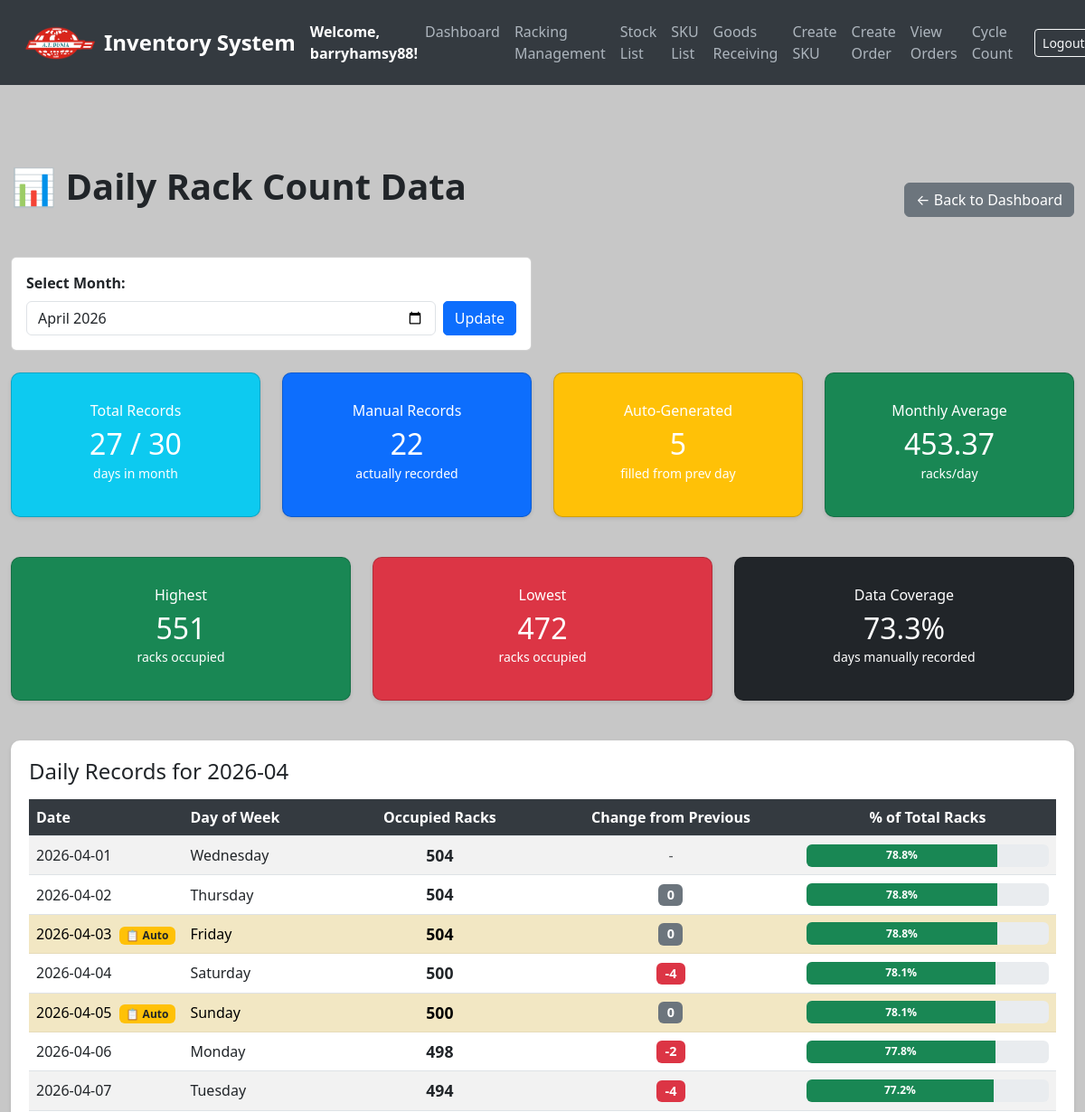
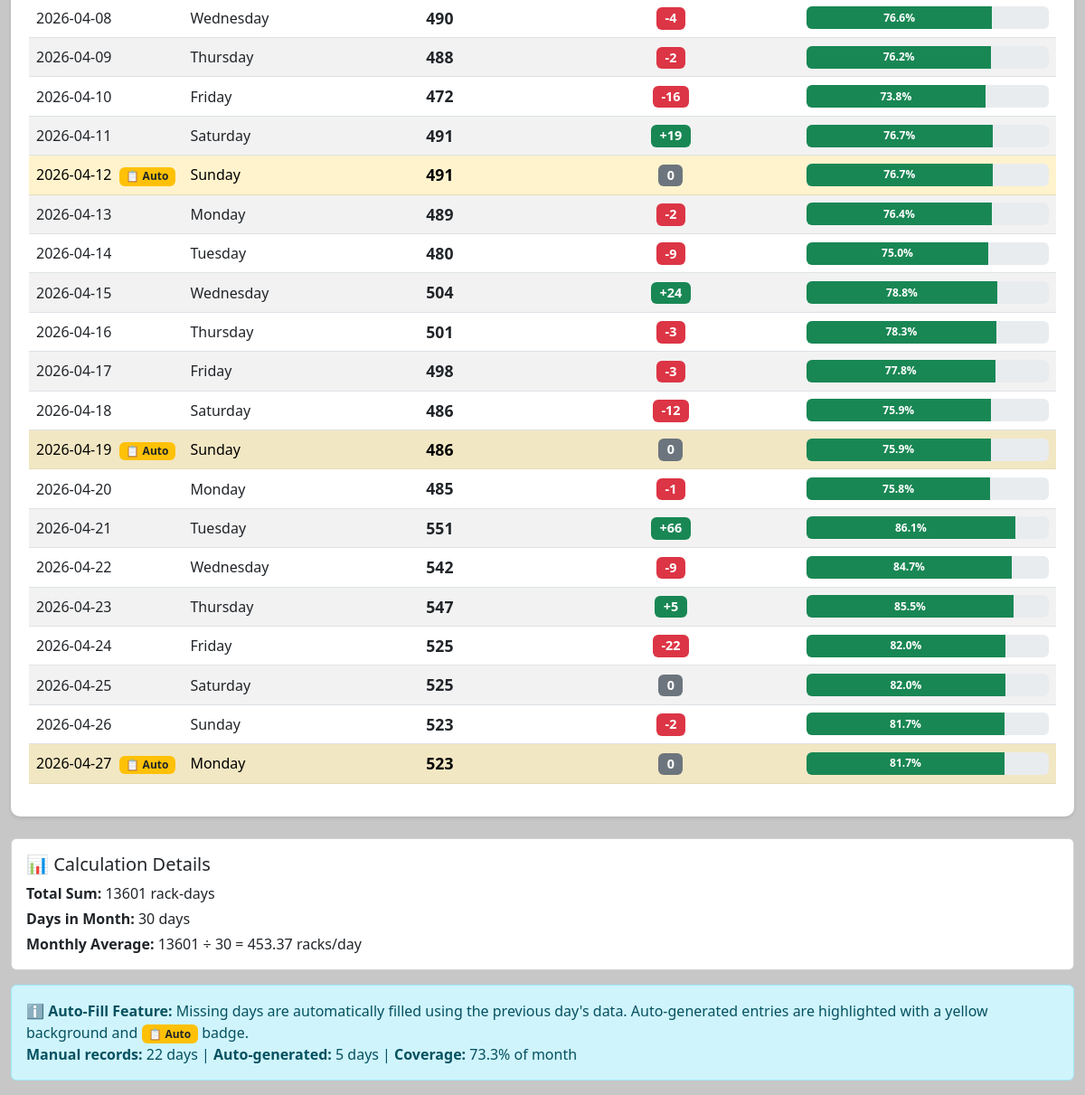
The app's page /daily-rack-count (signed in) with its own data (2 pictures, top to bottom).
### models.py (models this page shows, shortened)
class User(UserMixin, db.Model):
    __tablename__ = 'users'
    id = db.Column(db.Integer, primary_key=True)
    username = db.Column(db.String(80), unique=True, nullable=False)
    email = db.Column(db.String(120), unique=True, nullable=False)
    password = db.Column(db.String(200), nullable=False)  # Store hashed passwords
    date_created = db.Column(db.DateTime, default=get_local_time)
    last_login = db.Column(db.DateTime, nullable=True)
    is_active = db.Column(db.Boolean, default=True)  # For account activation/deactivation
    is_approved = db.Column(db.Boolean, default=False)
    is_admin = db.Column(db.Boolean, default=False)

class DailyRackCount(db.Model):
    id = db.Column(db.Integer, primary_key=True)
    date = db.Column(db.Date, unique=True, nullable=False, default=date.today)
    occupied_racks = db.Column(db.Integer, nullable=False)

### app.py (the view, shortened to what this page needs)
@app.route('/daily-rack-count')
@login_required
def daily_rack_count():
    from datetime import timedelta
    import pytz
    selected_month_str = request.args.get('month', default=None)
    if selected_month_str:
        try:
            selected_month = datetime.strptime(selected_month_str, '%Y-%m')
        except ValueError:
            selected_month = datetime.now()
    else:
        selected_month = datetime.now()
    days_in_month = monthrange(selected_month.year, selected_month.month)[1]
    today = datetime.now(pytz.timezone('Asia/Kuala_Lumpur')).date()
    daily_rack_counts = (
        db.session.query(DailyRackCount)
        .filter(extract('month', DailyRackCount.date) == selected_month.month)
        .filter(extract('year', DailyRackCount.date) == selected_month.year)
        .order_by(DailyRackCount.date.asc())  # Oldest first
        .all()
    )
    existing_data = {}
    for record in daily_rack_counts:
        existing_data[record.date] = {
            'date': record.date,
            'occupied_racks': record.occupied_racks,
            'is_auto_generated': False
        }
    complete_records = []
    first_day = datetime(selected_month.year, selected_month.month, 1).date()
    last_day = datetime(selected_month.year, selected_month.month, days_in_month).date()
    if last_day > today:
        last_day = today
    current_date = first_day
    previous_value = None  # Track the previous day's value for auto-fill
    while current_date <= last_day:
        if current_date in existing_data:
            complete_records.append(existing_data[current_date])
            previous_value = existing_data[current_date]['occupied_racks']
        else:
            if previous_value is not None:
                complete_records.append({
                    'date': current_date,
                    'occupied_racks': previous_value,
                    'is_auto_generated': True
                })
        current_date += timedelta(days=1)
    if complete_records:
        max_occupied = max(r['occupied_racks'] for r in complete_records)
        min_occupied = min(r['occupied_racks'] for r in complete_records)
        total_records = len(complete_records)
        manual_records = sum(1 for r in complete_records if not r['is_auto_generated'])
        auto_records = sum(1 for r in complete_records if r['is_auto_generated'])
        total_occupied = sum(r['occupied_racks'] for r in complete_records)
        monthly_average = total_occupied / days_in_month if days_in_month else 0
    total_racks = Racking.query.count()
    return render_template(
        'daily_rack_count.html',
        daily_rack_counts=complete_records,  # Complete list with auto-filled days (up to today)
        selected_month=selected_month_str or selected_month.strftime('%Y-%m'),
        max_occupied=max_occupied,
        min_occupied=min_occupied,
        total_daily_records=total_records,
        manual_records=manual_records,  # Count of manual records
        auto_records=auto_records,  # Count of auto-generated records
        days_in_month=days_in_month,
        monthly_average=monthly_average,
        total_occupied=total_occupied,
        total_racks=total_racks
    )

### app.py (called while the page is built)
@login_manager.user_loader
def load_user(user_id):
    return db.session.get(User, int(user_id))

### templates/daily_rack_count.html (shortened to what this page needs)
<!DOCTYPE html>
<html lang="en">
<head>
    <link href="https://cdn.jsdelivr.net/npm/bootstrap@5.3.0/dist/css/bootstrap.min.css" rel="stylesheet">
</head>
<body>
<nav class="navbar navbar-expand-lg navbar-dark">
    <div class="container-fluid">
        <img src="{{ url_for('static', filename='logo_.png') }}" alt="Logo" width="80" height="40" class="me-2">
        <a class="navbar-brand" href="/">Inventory System</a>
        <strong class="text-white">Welcome, {{ current_user.username }}!</strong>
        <div class="collapse navbar-collapse" id="navbarNav">
            <ul class="navbar-nav ms-auto">
                <li class="nav-item"><a class="nav-link" href="/dashboard">Dashboard</a></li>
                <li class="nav-item"><a class="nav-link" href="/create_racking">Racking Management</a></li>
                <li class="nav-item"><a class="nav-link" href="/stocks">Stock List</a></li>
                <li class="nav-item"><a class="nav-link" href="/sku-list">SKU List</a></li>
                <li class="nav-item"><a class="nav-link" href="/create-stock">Goods Receiving</a></li>
                <li class="nav-item"><a class="nav-link" href="/add-sku">Create SKU</a></li>
                <li class="nav-item"><a class="nav-link" href="/create-order">Create Order</a></li>
                <li class="nav-item"><a class="nav-link" href="/orders">View Orders</a></li>
                <li class="nav-item"><a class="nav-link" href="/cycle-count">Cycle Count</a></li>
            </ul>
            <form class="d-flex ms-3" action="{{ url_for('logout') }}" method="POST">
                <button class="btn btn-sm btn-outline-light" type="submit">Logout</button>
            </form>
        </div>
    </div>
</nav>
<div class="container mt-5">
    <div class="d-flex justify-content-between align-items-center mb-4">
        <h1>📊 Daily Rack Count Data</h1>
        <a href="/dashboard" class="btn btn-secondary">← Back to Dashboard</a>
    </div>
    <div class="row mb-4">
        <div class="col-md-6">
            <form method="GET" action="/daily-rack-count">
                <div class="card">
                    <div class="card-body">
                        <label for="month" class="form-label"><strong>Select Month:</strong></label>
                        <div class="d-flex gap-2">
                            <input type="month" id="month" name="month" class="form-control" value="{{ selected_month }}">
                            <button type="submit" class="btn btn-primary">Update</button>
                        </div>
                    </div>
                </div>
            </form>
        </div>
    </div>
    <div class="row mb-4">
        <div class="col-md-3">
            <div class="card text-white bg-info stat-card">
                <div class="card-body text-center">
                    <h6 class="card-subtitle mb-2">Total Records</h6>
                    <h2 class="card-title mb-0">{{ total_daily_records }} / {{ days_in_month }}</h2>
                    <small>days in month</small>
                </div>
            </div>
        </div>
        <div class="col-md-3">
            <div class="card text-white bg-primary stat-card">
                <div class="card-body text-center">
                    <h6 class="card-subtitle mb-2">Manual Records</h6>
                    <h2 class="card-title mb-0">{{ manual_records }}</h2>
                    <small>actually recorded</small>
                </div>
            </div>
        </div>
        <div class="col-md-3">
            <div class="card text-white bg-warning stat-card">
                <div class="card-body text-center">
                    <h6 class="card-subtitle mb-2">Auto-Generated</h6>
                    <h2 class="card-title mb-0">{{ auto_records }}</h2>
                    <small>filled from prev day</small>
                </div>
            </div>
        </div>
        <div class="col-md-3">
            <div class="card text-white bg-success stat-card">
                <div class="card-body text-center">
                    <h6 class="card-subtitle mb-2">Monthly Average</h6>
                    <h2 class="card-title mb-0">{{ monthly_average|round(2) }}</h2>
                    <small>racks/day</small>
                </div>
            </div>
        </div>
    </div>
    <div class="row mb-4">
        <div class="col-md-4">
            <div class="card text-white bg-success stat-card">
                <div class="card-body text-center">
                    <h6 class="card-subtitle mb-2">Highest</h6>
                    <h2 class="card-title mb-0">{{ max_occupied }}</h2>
                    <small>racks occupied</small>
                </div>
            </div>
        </div>
        <div class="col-md-4">
            <div class="card text-white bg-danger stat-card">
                <div class="card-body text-center">
                    <h6 class="card-subtitle mb-2">Lowest</h6>
                    <h2 class="card-title mb-0">{{ min_occupied }}</h2>
                    <small>racks occupied</small>
                </div>
            </div>
        </div>
        <div class="col-md-4">
            <div class="card text-white bg-dark stat-card">
                <div class="card-body text-center">
                    <h6 class="card-subtitle mb-2">Data Coverage</h6>
                    <h2 class="card-title mb-0">{{ ((manual_records / days_in_month) * 100)|round(1) }}%</h2>
                    <small>days manually recorded</small>
                </div>
            </div>
        </div>
    </div>
    <div class="table-responsive">
        <h4 class="mb-3">Daily Records for {{ selected_month }}</h4>
        <table class="table table-striped align-middle">
            <thead>
                <tr>
                    <th style="width: 15%;">Date</th>
                    <th style="width: 15%;">Day of Week</th>
                    <th style="width: 20%;" class="text-center">Occupied Racks</th>
                    <th style="width: 25%;" class="text-center">Change from Previous</th>
                    <th style="width: 25%;" class="text-center">% of Total Racks</th>
                </tr>
            </thead>
            <tbody>
                {% if daily_rack_counts %}
                    {% set prev_count = namespace(value=None) %}
                    {% for record in daily_rack_counts %}
                    <tr {% if record.is_auto_generated %}class="table-warning"{% endif %}>
                        <td>
                            {{ record.date.strftime('%Y-%m-%d') }}
                            {% if record.is_auto_generated %}
                                <span class="badge bg-warning text-dark ms-1" title="Auto-generated from previous day">📋 Auto</span>
                            {% endif %}
                        </td>
                        <td>{{ record.date.strftime('%A') }}</td>
                        <td class="text-center">
                            <strong style="font-size: 1.1rem;">{{ record.occupied_racks }}</strong>
                        </td>
                        <td class="text-center">
                            {% if prev_count.value is not none %}
                                {% set change = record.occupied_racks - prev_count.value %}
                                {% if change > 0 %}
                                    <span class="badge bg-success" style="font-size: 0.9rem;">+{{ change }}</span>
                                {% elif change < 0 %}
                                    <span class="badge bg-danger" style="font-size: 0.9rem;">{{ change }}</span>
                                {% else %}
                                    <span class="badge bg-secondary" style="font-size: 0.9rem;">0</span>
                                {% endif %}
                            {% else %}
                                <span class="text-muted">-</span>
                            {% endif %}
                            {% set prev_count.value = record.occupied_racks %}
                        </td>
                        <td class="text-center">
                            {% if total_racks > 0 %}
                                {% set percentage = (record.occupied_racks / total_racks) * 100 %}
                                <div class="progress" style="height: 25px;">
                                    <div class="progress-bar
                                        {% if percentage < 30 %}bg-danger
                                        {% elif percentage < 70 %}bg-warning
                                        {% else %}bg-success
                                        {% endif %}"
                                        role="progressbar"
                                        style="width: {{ percentage }}%;"
                                        aria-valuenow="{{ percentage }}"
                                        aria-valuemin="0"
                                        aria-valuemax="100">
                                        <strong>{{ percentage|round(1) }}%</strong>
                                    </div>
                                </div>
                            {% else %}
                                <span class="text-muted">N/A</span>
                            {% endif %}
                        </td>
                    </tr>
                    {% endfor %}
                {% endif %}
            </tbody>
        </table>
    </div>
    {% if daily_rack_counts %}
    <div class="card mt-4">
        <div class="card-body">
            <h5 class="card-title">📊 Calculation Details</h5>
            <p class="mb-1"><strong>Total Sum:</strong> {{ total_occupied }} rack-days</p>
            <p class="mb-1"><strong>Days in Month:</strong> {{ days_in_month }} days</p>
            <p class="mb-0"><strong>Monthly Average:</strong> {{ total_occupied }} ÷ {{ days_in_month }} = {{ monthly_average|round(2) }} racks/day</p>
        </div>
    </div>
    {% endif %}
    {% if auto_records > 0 %}
    <div class="alert alert-info mt-3">
        <strong>ℹ️ Auto-Fill Feature:</strong> Missing days are automatically filled using the previous day's data.
        Auto-generated entries are highlighted with a yellow background and <span class="badge bg-warning text-dark">📋 Auto</span> badge.
        <br>
        <strong>Manual records:</strong> {{ manual_records }} days |
        <strong>Auto-generated:</strong> {{ auto_records }} days |
        <strong>Coverage:</strong> {{ ((manual_records / days_in_month) * 100)|round(1) }}% of month
    </div>
    {% endif %}
</div>
</body>
</html>

### templates/daily_rack_count.html (style rules this page uses)
body { background-color: #C7C7C7; color: #212529; }
.navbar { background-color: #343a40; padding: 15px; }
.navbar-brand { font-weight: bold; color: #fff; font-size: 1.5rem; }
.nav-link { color: #adb5bd; font-weight: 500; }
.container { max-width: 1400px; padding-top: 40px; }
h1 { font-size: 2.5rem; font-weight: bold; margin-bottom: 30px; }
.stat-card { border-radius: 10px; padding: 20px; margin-bottom: 20px; box-shadow: 0 2px 4px rgba(0,0,0,0.1); }
.table-responsive { background: white; border-radius: 10px; padding: 20px; box-shadow: 0 2px 4px rgba(0,0,0,0.1); }
.table th { background-color: #343a40; color: white; font-weight: 600; }
.table-striped tbody tr:nth-of-type(odd) { background-color: rgba(0,0,0,0.02); }
.btn-primary { border-radius: 5px; transition: all 0.3s ease; }

### records on screen
User: username "barryhamsy88"
DailyRackCount: occupied_racks "551", date "2026-04-21", date "Tuesday", change "66", {{ percentage }} 86.09375 (drawn), percentage "86.1"
DailyRackCount: occupied_racks "472", date "2026-04-10", date "Friday", change "-16", {{ percentage }} 73.75 (drawn), percentage "73.8"
DailyRackCount: date "2026-04-01", date "Wednesday", occupied_racks "504", {{ percentage }} 78.75 (drawn), percentage "78.8"
DailyRackCount: date "2026-04-02", date "Thursday", occupied_racks "504", {{ percentage }} 78.75 (drawn), percentage "78.8", date "2026-04-03", shows "📋 Auto", date "Friday"
DailyRackCount: date "2026-04-04", date "Saturday", occupied_racks "500", change "-4", {{ percentage }} 78.125 (drawn), percentage "78.1", date "2026-04-05", shows "📋 Auto", date "Sunday"
DailyRackCount: date "2026-04-06", date "Monday", occupied_racks "498", change "-2", {{ percentage }} 77.8125 (drawn), percentage "77.8"
DailyRackCount: date "2026-04-07", date "Tuesday", occupied_racks "494", change "-4", {{ percentage }} 77.1875 (drawn), percentage "77.2"
DailyRackCount: date "2026-04-08", date "Wednesday", occupied_racks "490", change "-4", {{ percentage }} 76.5625 (drawn), percentage "76.6"
DailyRackCount: date "2026-04-09", date "Thursday", occupied_racks "488", change "-2", {{ percentage }} 76.25 (drawn), percentage "76.2"
DailyRackCount: date "2026-04-11", date "Saturday", occupied_racks "491", change "19", {{ percentage }} 76.71875 (drawn), percentage "76.7", date "2026-04-12", shows "📋 Auto", date "Sunday"
DailyRackCount: date "2026-04-13", date "Monday", occupied_racks "489", change "-2", {{ percentage }} 76.40625 (drawn), percentage "76.4"
DailyRackCount: date "2026-04-14", date "Tuesday", occupied_racks "480", change "-9", percentage "75.0"
DailyRackCount: date "2026-04-15", date "Wednesday", occupied_racks "504", change "24", {{ percentage }} 78.75 (drawn), percentage "78.8"
DailyRackCount: date "2026-04-16", date "Thursday", occupied_racks "501", change "-3", {{ percentage }} 78.28125 (drawn), percentage "78.3"
DailyRackCount: date "2026-04-17", date "Friday", occupied_racks "498", change "-3", {{ percentage }} 77.8125 (drawn), percentage "77.8"
DailyRackCount: date "2026-04-18", date "Saturday", occupied_racks "486", change "-12", {{ percentage }} 75.9375 (drawn), percentage "75.9", date "2026-04-19", shows "📋 Auto", date "Sunday"
DailyRackCount: date "2026-04-20", date "Monday", occupied_racks "485", change "-1", {{ percentage }} 75.78125 (drawn), percentage "75.8"
DailyRackCount: date "2026-04-22", date "Wednesday", occupied_racks "542", change "-9", {{ percentage }} 84.6875 (drawn), percentage "84.7"
DailyRackCount: date "2026-04-23", date "Thursday", occupied_racks "547", change "5", {{ percentage }} 85.46875 (drawn), percentage "85.5"
DailyRackCount: date "2026-04-24", date "Friday", occupied_racks "525", change "-22", {{ percentage }} 82.03125 (drawn), percentage "82.0"
DailyRackCount: date "2026-04-25", date "Saturday", occupied_racks "525", {{ percentage }} 82.03125 (drawn), percentage "82.0"
DailyRackCount: date "2026-04-26", date "Sunday", occupied_racks "523", change "-2", {{ percentage }} 81.71875 (drawn), percentage "81.7", date "2026-04-27", shows "📋 Auto", date "Monday"

### other values on screen
{{ total_daily_records }} "27"
{{ days_in_month }} "30"
{{ manual_records }} "22"
{{ auto_records }} "5"
{{ monthly_average|round(2) }} "453.37"
{{ ((manual_records / days_in_month) * 100)|round(1) }} "73.3"
{{ selected_month }} "2026-04"
{{ total_occupied }} "13601"
